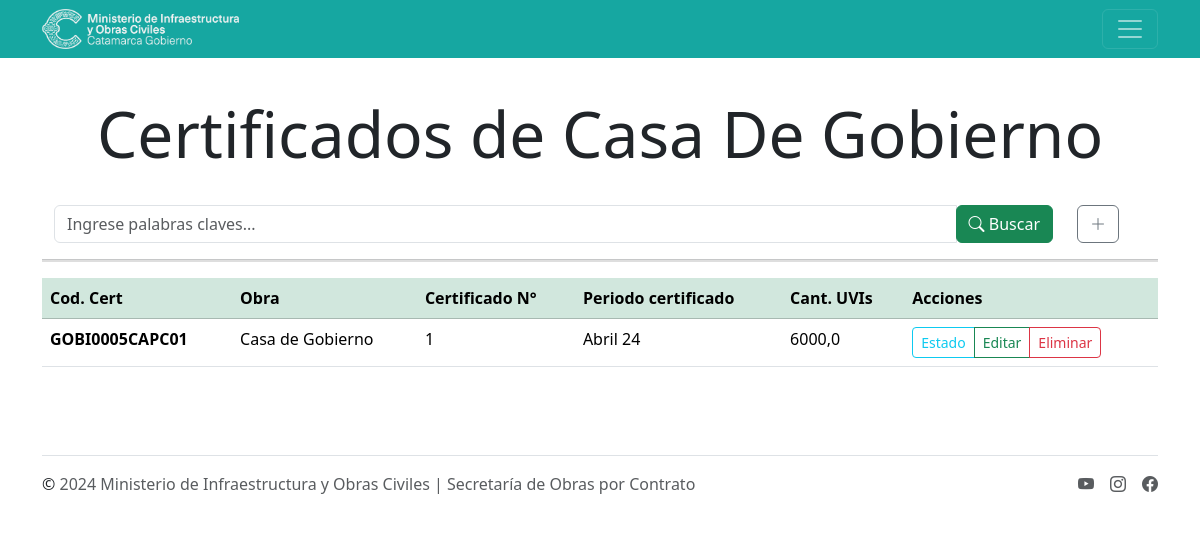
Page /soc/obras/certificados/5/ (signed in) on the earlier database version.
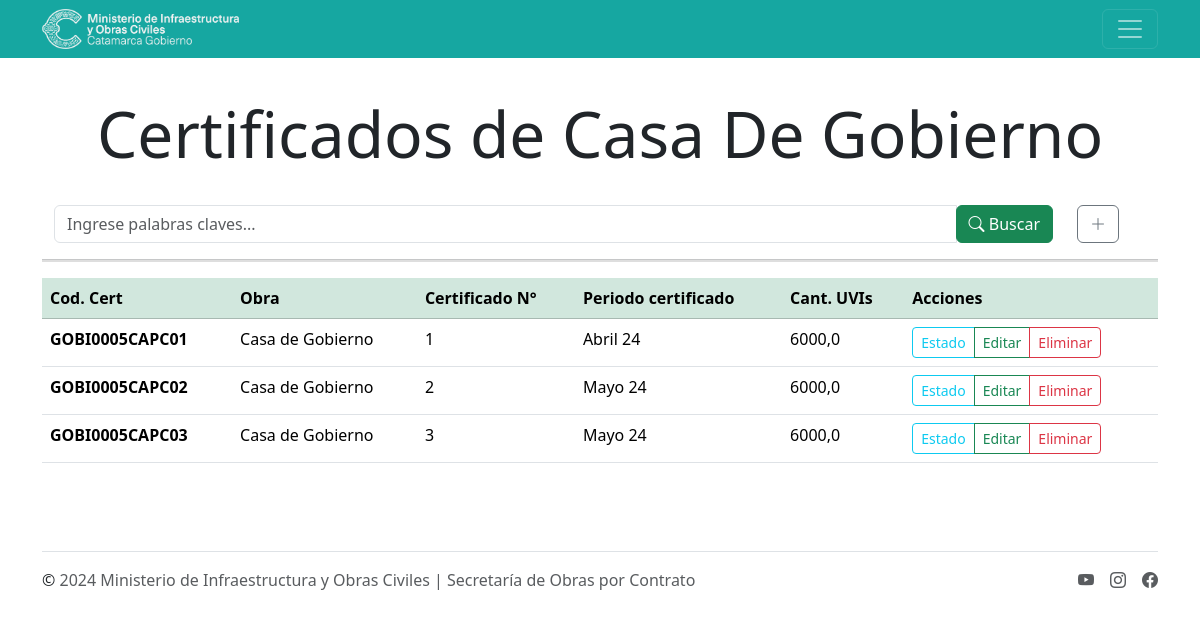
Same page on the later database version.
### mioc/models.py (models this page shows, shortened)
class Certificados(models.Model):
    id = models.BigAutoField(
        auto_created=True, primary_key=True, serialize=False, verbose_name='ID')
    obra = models.ForeignKey(
        Obras, on_delete=models.CASCADE, verbose_name='Obra')
    nro_cert = models.PositiveIntegerField(verbose_name='Certificado N°')
    codCert = models.CharField(
        max_length=200, verbose_name='Cod. Certificado', editable=False, unique=True)
    fecha = models.DateField(verbose_name='Fecha del certificado')
    fecha_acta = models.DateField(
        verbose_name='Presenta Acta Inspector', blank=True, null=True)
    uvi = models.FloatField(verbose_name='Cant UVIs certificados')
    cargaCert = models.ForeignKey(
        User, on_delete=models.CASCADE, verbose_name='Cargado por', default=1)
    periodo = models.CharField(
        max_length=30, verbose_name='Periodo medido', null=True, blank=True)
    class Meta:
        verbose_name = 'Certificado'
        verbose_name_plural = 'Certificados'
        ordering = ['obra', 'nro_cert']

class Obras(models.Model):
    id = models.BigAutoField(
        auto_created=True, primary_key=True, serialize=False, verbose_name='ID')
    expedientes = models.CharField(max_length=30, verbose_name='Expediente')
    codObra = models.CharField(
        max_length=200, verbose_name='Cod. Obra', editable=False, blank=True, null=True)
    institucion = models.ForeignKey(
        Instituciones, on_delete=models.CASCADE, verbose_name='Institución')
    inspector = models.ForeignKey(
        Inspectores, on_delete=models.CASCADE, verbose_name='Inspector')
    empresa = models.ForeignKey(
        Empresas, on_delete=models.CASCADE, verbose_name='Empresa', blank=True, null=True)
    inicio = models.DateField(verbose_name='Fecha de inicio')
    uvi = models.ForeignKey(Uvis, on_delete=models.CASCADE,
                            verbose_name='Uvi', editable=False, blank=True, null=True)
    plazo = models.IntegerField(verbose_name='Plazo Contractual (días)')
    vencimiento_contractual = models.DateField(
        verbose_name='Vencimiento Contractual', blank=True, null=True)
    nombre_obra = models.CharField(
        max_length=250, verbose_name='Carátula Obra', null=True, blank=True)
    monto_contrato = models.FloatField(
        verbose_name='Monto de contrato ($)', blank=True, null=True)
    fecha_cotrato = models.DateField(
        verbose_name='Fecha de contrato', blank=True, null=True)
    monto_uvi = models.FloatField(
        verbose_name='Monto de contrato (UVIS)', blank=True, null=True)
    valor_uvi_contrato = models.FloatField(
        verbose_name='Valor UVI contrato', blank=True, null=True)
    class Meta:
        verbose_name = 'Obra'
        verbose_name_plural = 'Obras'
        ordering = ['institucion']

class Instituciones(models.Model):
    id = models.BigAutoField(
        auto_created=True, primary_key=True, serialize=False, verbose_name='ID')
    name = models.CharField(max_length=200, verbose_name='Institución')
    clase = models.ForeignKey(
        Clases, on_delete=models.CASCADE, verbose_name='Tipo de Institución')
    location = models.ForeignKey(
        Location, on_delete=models.CASCADE, verbose_name='Ubicación')
    geometry = models.CharField(
        max_length=150, blank=True, null=True, verbose_name='Georeferencia')
    class Meta:
        verbose_name = 'Institución'
        verbose_name_plural = 'Instituciones'
        ordering = ['name']

### mioc/views.py (the view, shortened to what this page needs)
# urls.py: path('obras/certificados/<int:obra_id>/',login_required(views.lista_certificados_obra), name='certificados_obra'),
def lista_certificados_obra(request, obra_id):
    certificados = Certificados.objects.filter(obra_id=obra_id).order_by('nro_cert')
    try:
        obra = certificados.values('obra__institucion__name').annotate(cantidad=Sum('nro_cert'))
        obra = list(obra)
        obra = obra[0]['obra__institucion__name'].title()
        queryset = request.GET.get('buscar')
        if queryset:
            certificados = certificados.filter(
                Q(obra__inspector__fullname__icontains=queryset) |
                Q(nro_cert__icontains=queryset) |
                Q(periodo__icontains=queryset),
            ).distinct().order_by('nro_cert',)
        return render(request, 'certificado_lista_obra.html', {
            'certificados': certificados,
            'obra': obra
        })
    except ValidationError as e:
        error_message = e.messages[0]
        return render(request, 'obras_lista.html', {'error': error_message})
    except Exception as e:
        return render(request, 'obras_lista.html', {'error': 'Ocurrió un error inesperado.'})

### mioc/templates/certificado_lista_obra.html (shortened to what this page needs)
{% extends 'layouts/base.html' %}
{% block content %}
<main class="container py-5">
    <h3 class="display-3 text-center fw-medium">Certificados de {{obra}}</h3>
    <br>
    <div class="container">
        <div class="row">
            <div class="col-md-11 search">
                <form method="get">
                    <div id="custom-search-input">
                        <div class="input-group col-md-12">
                            <input type="text" class="form-control" placeholder="Ingrese palabras claves..."
                                name="buscar" value="{{ request.GET.buscar }}">
                            <span class="input-group-list">
                                <button type="submit" class="btn btn-success">
                                    <i class="bi bi-search"></i> Buscar
                                </button>
                            </span>
                        </div>
                    </div>
                </form>
            </div>
            {% if perms.mioc.view_inspectores %}
            <div class="col-1">
                <a href={% url 'nuevo_cert' %} type="" class="btn btn-outline-secondary">
                    <i class="bi bi-plus-lg"></i>
                </a>
            </div>
            {% endif %}
        </div>
    </div>
    <hr size="5" color="grey" noshade>
    <div class="table-responsive">
        <table class="table table-hover">
            <thead class="table-success">
                <th>Cod. Cert</th>
                <th>Obra</th>
                <th>Certificado N°</th>
                <th>Periodo certificado</th>
                <th>Cant. UVIs</th>
                <th>Acciones</th>
            </thead>
            <tbody>
                {% for certificado in certificados %}
                <tr>
                    <td class="fw-semibold">{{certificado.codCert}}</td>
                    <td>{{certificado.obra.institucion.name}}</td>
                    <td>{{certificado.nro_cert}}</td>
                    <td>{{certificado.periodo}}</td>
                    <td>{{certificado.uvi}}</td>
                    <td>
                        <div class="btn-group btn-group-sm" role="group" aria-label="Basic mixed styles example">
                            <a type="button" class="btn btn-outline-info">Estado</a>
                            {% if perms.mioc.view_inspectores %}
                            <a type="button" class="btn btn-outline-success"
                                href="{% url 'editar_cert' certificado.pk %}">Editar</a>
                            <a type="button" class="btn btn-outline-danger" href="{% url 'eliminar_cert' certificado.pk %}">Eliminar</a>
                            {% endif %}
                        </div>
                    </td>
                </tr>
                {% endfor %}
            </tbody>
        </table>
    </div>
</main>
{% endblock %}

Differences in the rows shown:
added Certificados: codCert "GOBI0005CAPC02", obra.institucion.name "Casa de Gobierno", nro_cert "2", periodo "Mayo 24", uvi "6000,0"
added Certificados: codCert "GOBI0005CAPC03", obra.institucion.name "Casa de Gobierno", nro_cert "3", periodo "Mayo 24", uvi "6000,0"
